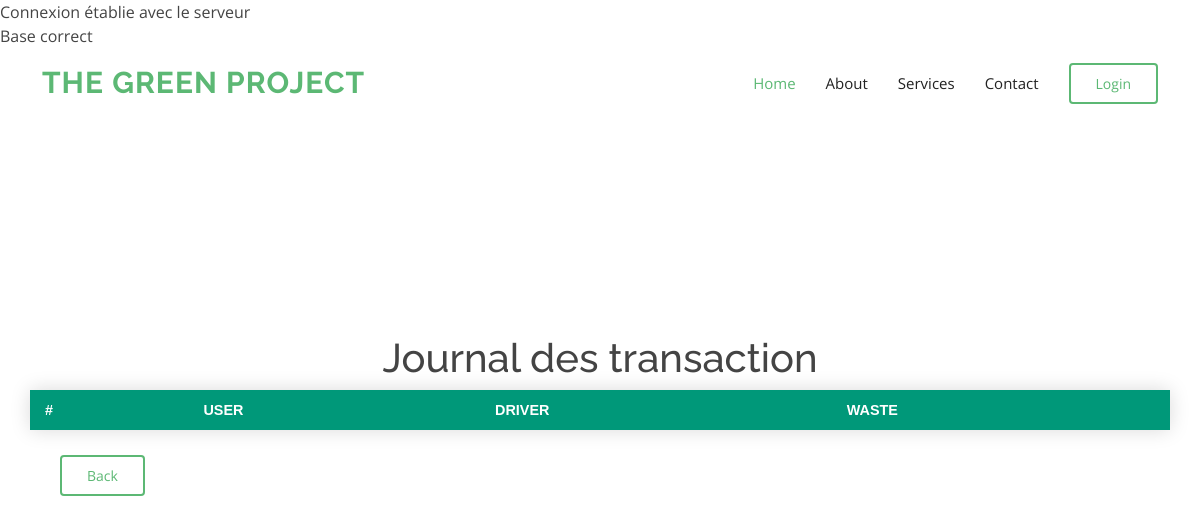
Page /transactions.php on the earlier database version.
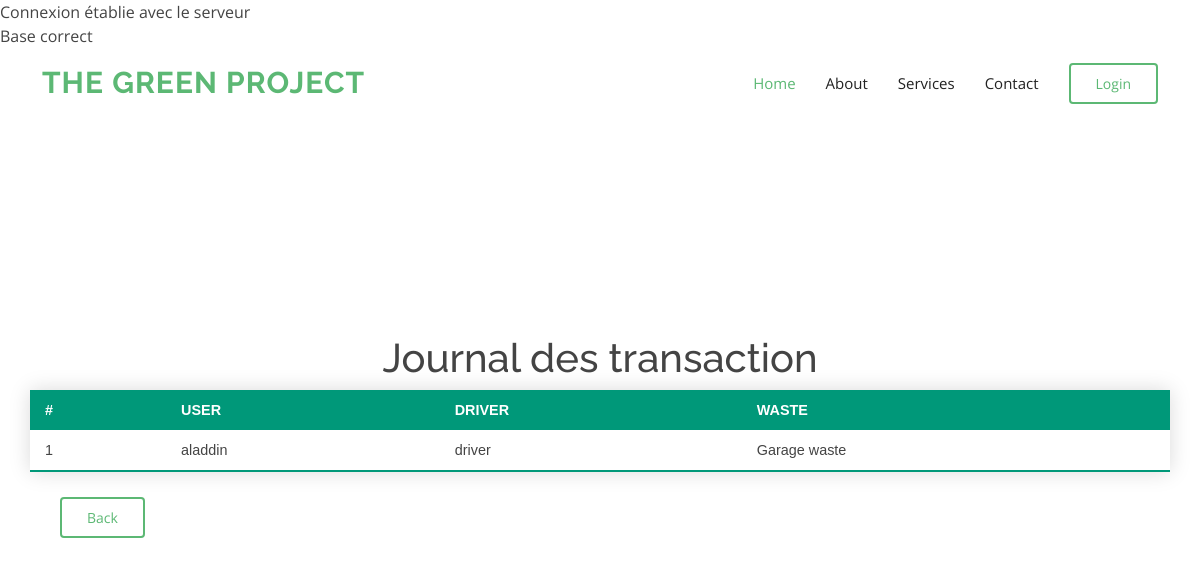
Same page on the later database version.
### tables this page shows
CREATE TABLE `transactions` (
  `id` int(11) NOT NULL,
  `user_id` int(11) NOT NULL,
  `driver_id` int(11) NOT NULL,
  `waste_id` int(11) NOT NULL
);

CREATE TABLE `user` (
  `immat` int(11) NOT NULL,
  `username` varchar(20) NOT NULL,
  `password` varchar(20) NOT NULL,
  `email` varchar(50) NOT NULL,
  `number` int(50) NOT NULL,
  `role` varchar(20) NOT NULL
);

CREATE TABLE `waste` (
  `id` int(11) NOT NULL,
  `title` varchar(50) NOT NULL,
  `volume` int(11) NOT NULL,
  `categorie` varchar(50) NOT NULL,
  `poids` int(11) NOT NULL,
  `location` varchar(50) NOT NULL
);

### transactions.php (the view, shortened to what this page needs)
<?php
include("functions/connection.php"); ?>
<!DOCTYPE html>
<html>
<head>
    <link href="assets/vendor/animate.css/animate.min.css" rel="stylesheet">
    <link href="assets/vendor/bootstrap/css/bootstrap.min.css" rel="stylesheet">
    <link href="assets/vendor/bootstrap-icons/bootstrap-icons.css" rel="stylesheet">
    <link href="assets/vendor/boxicons/css/boxicons.min.css" rel="stylesheet">
    <link href="assets/vendor/glightbox/css/glightbox.min.css" rel="stylesheet">
    <link href="assets/vendor/swiper/swiper-bundle.min.css" rel="stylesheet">
    <link href="assets/css/style.css" rel="stylesheet">
</head>
<body class="bgimg">
    <header id="header" class="d-flex align-items-center">
        <div class="container d-flex align-items-center">
            <h1 class="logo me-auto"><a href="index.php">The Green Project</a></h1>
            <nav id="navbar" class="navbar">
                <ul>
                    <li><a class="nav-link scrollto active" href="#hero">Home</a></li>
                    <li><a class="nav-link scrollto" href="#about">About</a></li>
                    <li><a class="nav-link scrollto" href="#services">Services</a></li>
                    <li><a class="nav-link scrollto" href="#contact">Contact</a></li>
                    <li><a class="getstarted scrollto" href="login.php">Login</a></li>
                </ul>
            </nav>
        </div>
    </header>
    <br><br><br><br><br><br><br><br><br>
    <h1 style="text-align:center">Journal des transaction</h1>
    <div class="container">
        <div class="row">
            <?php
            $query = "SELECT * FROM transactions";
            $result = mysqli_query($con, $query);
            echo '<table class="styled-table">  <thead>
    <tr>
      <th scope="col">#</th>
      <th scope="col">USER</th>
      <th scope="col">DRIVER</th>
      <th scope="col">WASTE</th>
    </tr>
  </thead>';
            while ($row = mysqli_fetch_array($result)) {
                $tmp_id = $row['user_id'];
                $query = "SELECT username FROM user WHERE '$tmp_id' = immat";
                $tmp_result = mysqli_query($con, $query);
                $tmp_row = mysqli_fetch_array($tmp_result);
                $tmp_user = $tmp_row['username'];
                $tmp_id = $row['driver_id'];
                $query = "SELECT username FROM user WHERE '$tmp_id' = immat";
                $tmp_result = mysqli_query($con, $query);
                $tmp_row = mysqli_fetch_array($tmp_result);
                $tmp_driver = $tmp_row['username'];
                $tmp_id = $row['waste_id'];
                $query = "SELECT title FROM waste WHERE '$tmp_id' = id";
                $tmp_result = mysqli_query($con, $query);
                $tmp_row = mysqli_fetch_array($tmp_result);
                $tmp_waste = $tmp_row['title'];
                echo "<tr><td>" . htmlspecialchars($row['id']) . "</td><td>" . htmlspecialchars($tmp_user) . "</td><td>" . htmlspecialchars($tmp_driver) . "</td><td>" . htmlspecialchars($tmp_waste) . "</td></tr>";
            }
            echo "</table>";
            ?>
            <nav id="navbar" class="navbar"><a class="getstarted scrollto" href="index.php">Back</a></nav>
        </div>
    </div>
</body>
</html>

### functions/connection.php (shortened to what this page needs)
<?php
$idcon=mysqli_connect("localhost","root","");
if($idcon){
	$okbd=mysqli_select_db($idcon,"greenproject");
	if($okbd== TRUE)
	{
	echo "Base correct<br>";
	}
	else
	{
    echo "Base incorrect<br>";
	}
}
else
{
echo "Erreur de connexion avec le serveur <br>";
}

### assets/css/style.css (style rules this page uses)
body { font-family: "Open Sans", sans-serif; color: #444444; }
a { text-decoration: none; color: #5cb874; }
h1, h2, h3, h4, h5, h6 { font-family: "Raleway", sans-serif; }
#header { background: #fff; transition: all 0.5s; z-index: 997; height: 70px; }
#header .logo { font-size: 30px; margin: 0; padding: 0; line-height: 1; font-weight: 700; letter-spacing: 1px; text-transform: uppercase; }
#header .logo a { color: #5cb874; }
.navbar { padding: 0; }
.navbar ul { margin: 0; padding: 0; display: flex; list-style: none; align-items: center; }
.navbar li { position: relative; }
.navbar a, .navbar a:focus { display: flex; align-items: center; justify-content: space-between; padding: 10px 0 10px 30px; font-size: 15px; color: #222222; white-space: nowrap; transition: 0.3s; }
.navbar a:hover, .navbar .active, .navbar .active:focus, .navbar li:hover>a { color: #5cb874; }
.navbar .getstarted, .navbar .getstarted:focus { color: #5cb874; padding: 8px 25px; margin-left: 30px; border-radius: 4px; border: 2px solid #5cb874; transition: 0.3s; font-size: 14px; }

### transactions.php (style rules this page uses)
.styled-table { border-collapse: collapse; margin: 25px 0; font-size: 0.9em; font-family: sans-serif; min-width: 400px; box-shadow: 0 0 20px rgba(0, 0, 0, 0.15); }
.styled-table thead tr { background-color: #009879; color: #ffffff; text-align: left; }
.styled-table th, .styled-table td { padding: 12px 15px; }
.styled-table tbody tr { border-bottom: 1px solid #dddddd; }
.styled-table tbody tr:last-of-type { border-bottom: 2px solid #009879; }

Differences in the rows shown:
added transactions: id "1", user.username "aladdin", user.username "driver", waste.title "Garage waste"
